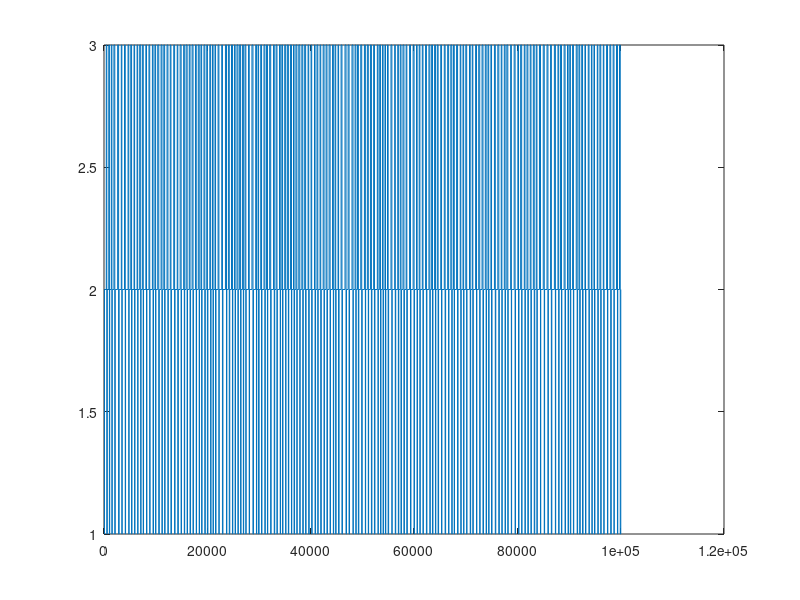
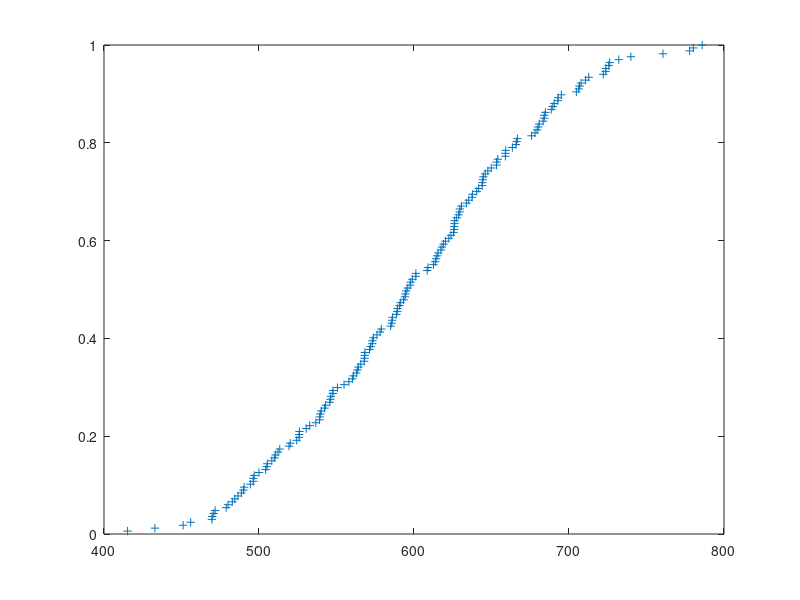

Here is the MATLAB script that generated these plots, in order:

clc; close all; clear all;

%% asiignment 7- state machines

s=1;
t=0;
Tmax=100000;
trace=[t,s];
Ts1=0;
Ts2=0;
Ts3=0;

roundTripTime=0;
RTT=[];
roundIndex=1;

% slide 18- L07
while t<Tmax
    if s==1
        ns=2;
        dt=50+rand()*(100-50);   %generate uniform distribution
        Ts1=Ts1+dt;
        roundTripTime=roundTripTime+dt;

    end
    if s==2
        ns=3;
        dt=250+rand()*(500-250);  %generate uniform distribution
        Ts2=Ts2+dt;
        roundTripTime=roundTripTime+dt;
    end
    if s==3
        ns=1;
        dt=100+rand()*(200-100);  %generate uniform distribution
        Ts3=Ts3+dt;
        roundTripTime=roundTripTime+dt;
        RTT(roundIndex,1)=roundTripTime;
        roundTripTime=0;
        roundIndex=roundIndex+1;
    end
   s=ns;
   t=t+dt;
   trace(end+1,:)=[t,s];
end
   
stairs(trace(:,1),trace(:,2));
Ps1=Ts1/t;   %prob of being in state 1
Ps2=Ts2/t;   %prob of being in state 2
Ps3=Ts3/t;   %prob of being in state 3
figure;    
plot(sort(RTT),[1:size(RTT,1)]/size(RTT,1),"+")    
    
% min 20    
    
        